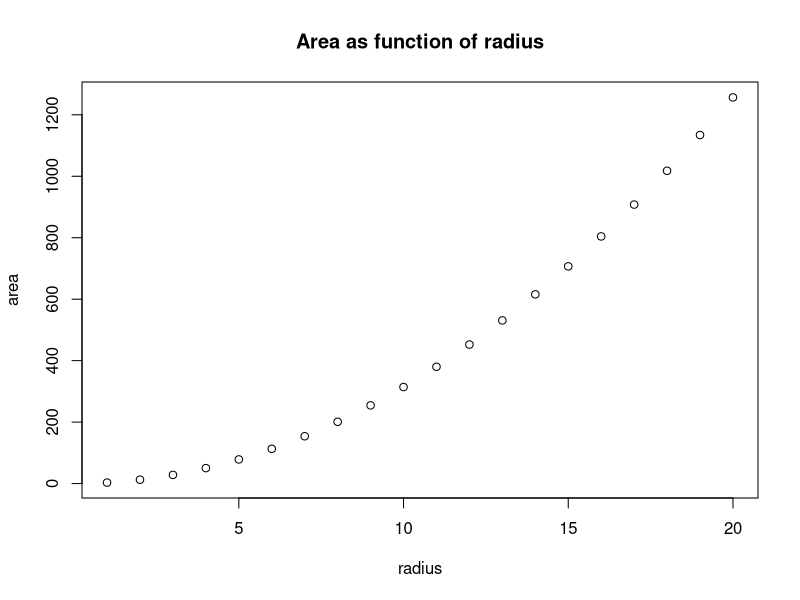
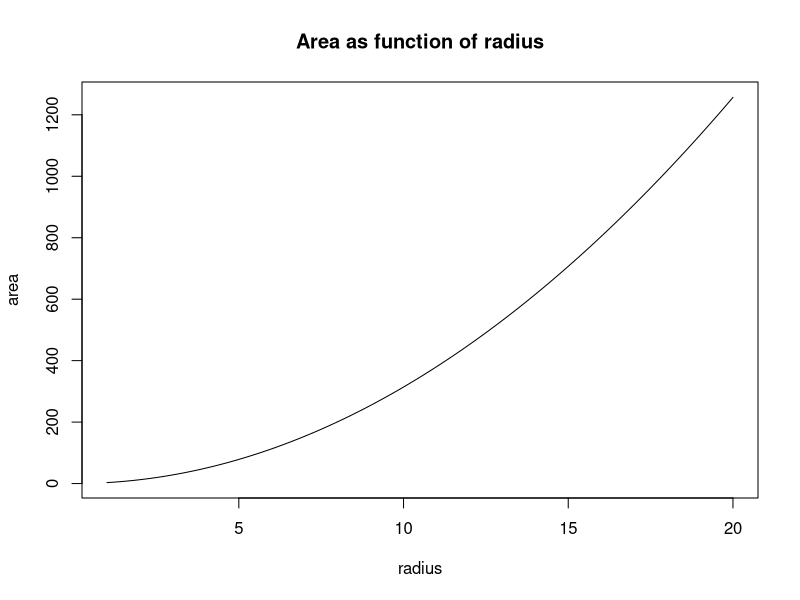
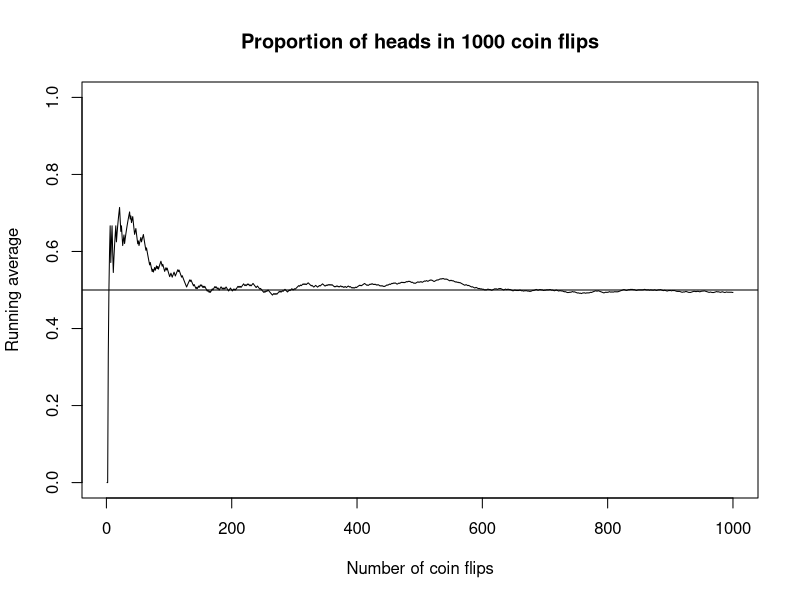

R code for these plots, in order:
## ---- chunk 1
1+1

5^2

487/34
## ---- chunk 2
pi

cos(pi)

factorial(5)

exp(1)

sqrt(169)
## ---- chunk 3
log(exp(7))
## ---- chunk 4
?log

#ENTER YOUR COMMAND HERE
## ---- chunk 5
#ENTER YOUR COMMANDS HERE
## ---- chunk 6
#ENTER YOUR SEQ COMMANDS HERE
## ---- chunk 7
cat<-NULL #this just makes an empty vector, DELETE 'NULL'  and INSERT YOUR COMMAND HERE
## ---- chunk 8
cat<-c(cat, 4, 5, 6)
cat

cat[2]

cat[1:3]

cat[c(2,4)]
## ---- chunk 9
cat

cat+1

cat+pi

cat*3

cat^2

2^cat

dog<-cat*2

dog*cat

dog+cat

dog/cat
## ---- chunk 10
tiger <- 1:1000
sum(tiger)
## ---- chunk 11
mean(tiger)
## ---- chunk 12
length(tiger)
## ---- chunk 13
sample(1:10, 1)
## ---- chunk 14
roll <- sample(1:6,10,replace=TRUE)
roll
## ---- chunk 15
sum(roll==2)
## ---- chunk 16
sum(sample(1:6,600,replace=TRUE) == 2)
## ---- chunk 17
radius <- 1:20
area <- pi*radius^2
plot(radius,area, main="Area as function of radius")
## ---- chunk 18
curve(pi*x^2,1,20,xlab="radius",ylab="area",main="Area as function of radius")
## ---- chunk 19
# Coin flips
n <- 1000 # Number of coin flips
coinflips <- sample(0:1,n,replace=TRUE)
heads <- cumsum(coinflips)
prop <- heads/(1:n)
plot(1:n,prop,type="l",xlab="Number of coin flips",
ylab="Running average", ylim = c(0, 1), 
main="Proportion of heads in 1000 coin flips")
abline(h=0.5)
